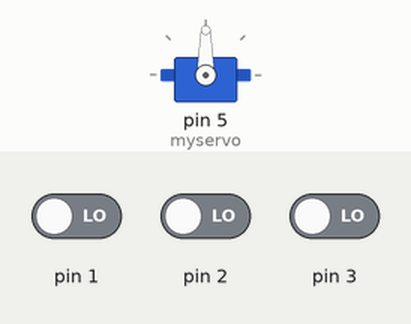
This sketch was run on a simulated Arduino Uno, built with avr-gcc and run on an emulated ATmega328P. Parts: servo. The test bench sets the inputs (shaded band); at power-on: pin 2 LOW, pin 3 LOW, pin 1 LOW.

Above: at 1.2 s.
1.3 s: pin 2 driven HIGH
At 2.3 s:
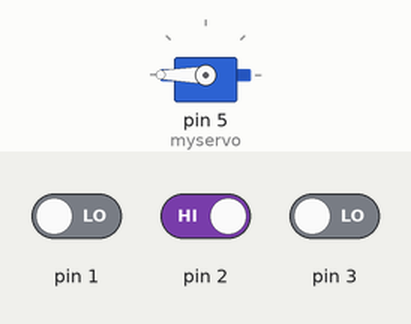
2.8 s: pin 3 driven HIGH
At 3.7 s:
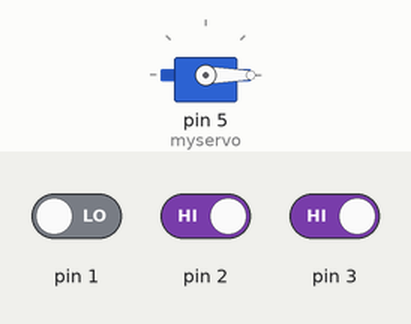
8.8 s: pin 1 driven HIGH
11.8 s: pin 2 driven LOW
16.3 s: pin 1 driven LOW
At 17.3 s:
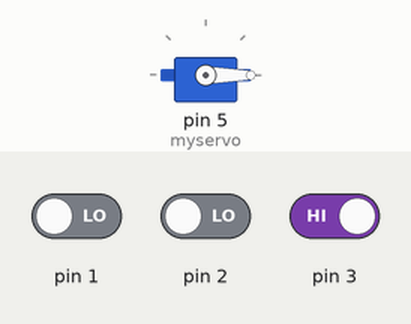
Timing chart, 0 to 18.8 s (numbered marks = the images above; inputs shaded):
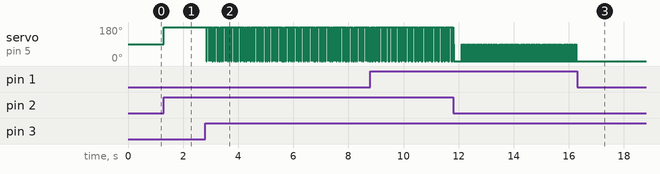

Measured:
- after the input at 1.3 s, servo on pin 5 (myservo): 90° → 180° at once
- after the input at 2.8 s, servo on pin 5 (myservo): 180° → 0° at once, then moves between 0° and 180°, repeating every 1.1 s
- after the input at 16.3 s, servo on pin 5 (myservo): stops changing and stays 0°

The sketch:

spectacular_snaget1__1_.ino
```cpp
#include <Servo.h>

Servo myservo;

// three IR sensors will be placed on 30cm high, 20 cm and 10 cm
void setup() {
  myservo.attach(5);
  pinMode(3,INPUT);
  pinMode(1,INPUT);
  pinMode(2,INPUT);

}

void loop() {

int a = digitalRead(3);
  if (a == HIGH){
    myservo.write(0);}
  else{}

  int b = digitalRead(1);
  if(b == HIGH){
    myservo.write(90);
        }
  else{ }

int c = digitalRead(2);
   if(c == HIGH){
    myservo.write(180);
         }
  else{ }


  }
```
